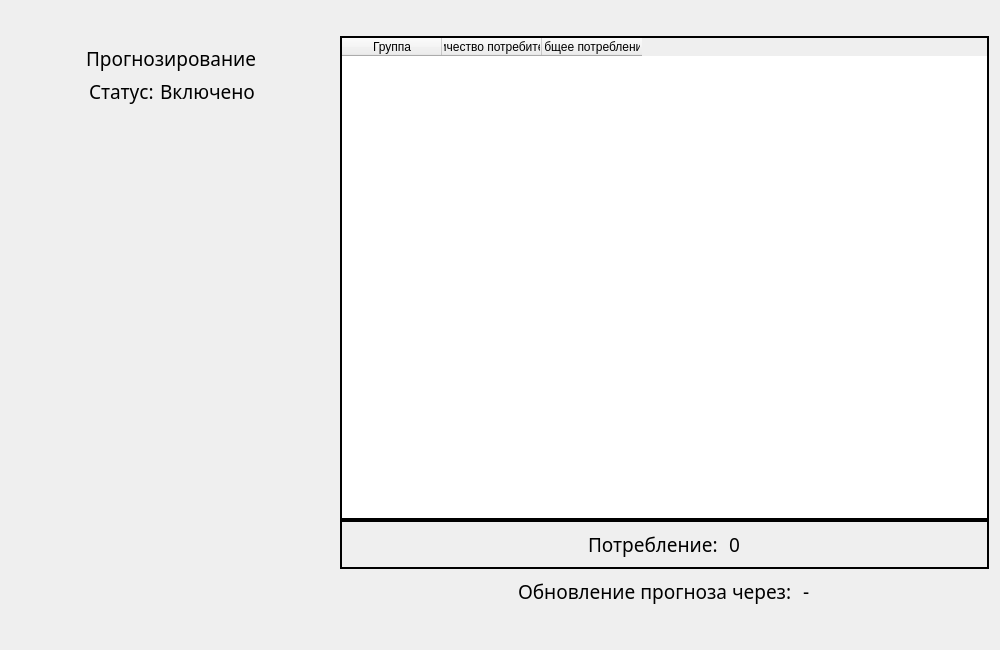
<?xml version="1.0" encoding="UTF-8"?>
<ui version="4.0">
 <class>EnergyMenu</class>
 <widget class="QWidget" name="EnergyMenu">
  <property name="geometry">
   <rect>
    <x>0</x>
    <y>0</y>
    <width>1000</width>
    <height>650</height>
   </rect>
  </property>
  <property name="sizePolicy">
   <sizepolicy hsizetype="Preferred" vsizetype="Expanding">
    <horstretch>0</horstretch>
    <verstretch>50</verstretch>
   </sizepolicy>
  </property>
  <property name="minimumSize">
   <size>
    <width>0</width>
    <height>500</height>
   </size>
  </property>
  <property name="maximumSize">
   <size>
    <width>16777215</width>
    <height>1000</height>
   </size>
  </property>
  <property name="windowTitle">
   <string>Form</string>
  </property>
  <property name="styleSheet">
   <string notr="true">#PageWidget{
	Font: &quot;Merriweather 18pt&quot;
}
</string>
  </property>
  <layout class="QHBoxLayout" name="horizontalLayout" stretch="1,2">
   <property name="leftMargin">
    <number>9</number>
   </property>
   <property name="topMargin">
    <number>36</number>
   </property>
   <property name="bottomMargin">
    <number>36</number>
   </property>
   <item alignment="Qt::AlignmentFlag::AlignHCenter|Qt::AlignmentFlag::AlignTop">
    <widget class="QFrame" name="ForecastFrame">
     <property name="frameShape">
      <enum>QFrame::Shape::NoFrame</enum>
     </property>
     <property name="frameShadow">
      <enum>QFrame::Shadow::Raised</enum>
     </property>
     <layout class="QVBoxLayout" name="verticalLayout">
      <property name="sizeConstraint">
       <enum>QLayout::SizeConstraint::SetDefaultConstraint</enum>
      </property>
      <item alignment="Qt::AlignmentFlag::AlignHCenter">
       <widget class="QLabel" name="ForecastLabel">
        <property name="font">
         <font>
          <family>Merriweather</family>
          <pointsize>14</pointsize>
         </font>
        </property>
        <property name="text">
         <string>Прогнозирование</string>
        </property>
       </widget>
      </item>
      <item>
       <layout class="QHBoxLayout" name="StatusLayout">
        <property name="spacing">
         <number>0</number>
        </property>
        <property name="leftMargin">
         <number>2</number>
        </property>
        <property name="rightMargin">
         <number>2</number>
        </property>
        <item alignment="Qt::AlignmentFlag::AlignHCenter">
         <widget class="QLabel" name="StatusLabel">
          <property name="font">
           <font>
            <family>Merriweather</family>
            <pointsize>14</pointsize>
           </font>
          </property>
          <property name="text">
           <string>Статус: </string>
          </property>
         </widget>
        </item>
        <item alignment="Qt::AlignmentFlag::AlignHCenter">
         <widget class="QLabel" name="StatusInfo">
          <property name="font">
           <font>
            <family>Merriweather</family>
            <pointsize>14</pointsize>
           </font>
          </property>
          <property name="text">
           <string>Включено</string>
          </property>
         </widget>
        </item>
       </layout>
      </item>
     </layout>
    </widget>
   </item>
   <item>
    <layout class="QVBoxLayout" name="EnergyLayout">
     <property name="spacing">
      <number>0</number>
     </property>
     <item>
      <widget class="QTableWidget" name="EnergyTable">
       <property name="frameShape">
        <enum>QFrame::Shape::Box</enum>
       </property>
       <property name="frameShadow">
        <enum>QFrame::Shadow::Plain</enum>
       </property>
       <property name="lineWidth">
        <number>2</number>
       </property>
       <property name="wordWrap">
        <bool>true</bool>
       </property>
       <attribute name="horizontalHeaderMinimumSectionSize">
        <number>32</number>
       </attribute>
       <attribute name="horizontalHeaderDefaultSectionSize">
        <number>100</number>
       </attribute>
       <column>
        <property name="text">
         <string>Группа</string>
        </property>
       </column>
       <column>
        <property name="text">
         <string>Количество потребителей</string>
        </property>
       </column>
       <column>
        <property name="text">
         <string>Общее потребление</string>
        </property>
       </column>
      </widget>
     </item>
     <item>
      <widget class="QFrame" name="SummaryInfo">
       <property name="font">
        <font>
         <family>Merriweather</family>
         <pointsize>14</pointsize>
        </font>
       </property>
       <property name="frameShape">
        <enum>QFrame::Shape::Box</enum>
       </property>
       <property name="frameShadow">
        <enum>QFrame::Shadow::Plain</enum>
       </property>
       <property name="lineWidth">
        <number>2</number>
       </property>
       <layout class="QHBoxLayout" name="horizontalLayout_3">
        <property name="spacing">
         <number>0</number>
        </property>
        <property name="leftMargin">
         <number>0</number>
        </property>
        <property name="topMargin">
         <number>0</number>
        </property>
        <property name="rightMargin">
         <number>0</number>
        </property>
        <property name="bottomMargin">
         <number>0</number>
        </property>
        <item alignment="Qt::AlignmentFlag::AlignHCenter">
         <widget class="QFrame" name="frame">
          <property name="frameShape">
           <enum>QFrame::Shape::NoFrame</enum>
          </property>
          <property name="frameShadow">
           <enum>QFrame::Shadow::Raised</enum>
          </property>
          <layout class="QHBoxLayout" name="horizontalLayout_2">
           <item>
            <widget class="QLabel" name="SummaryLabel">
             <property name="font">
              <font>
               <family>Merriweather</family>
               <pointsize>14</pointsize>
              </font>
             </property>
             <property name="text">
              <string>Потребление: </string>
             </property>
            </widget>
           </item>
           <item>
            <widget class="QLabel" name="SummaryInfoText">
             <property name="font">
              <font>
               <family>Merriweather</family>
               <pointsize>14</pointsize>
              </font>
             </property>
             <property name="text">
              <string>0</string>
             </property>
            </widget>
           </item>
          </layout>
         </widget>
        </item>
       </layout>
      </widget>
     </item>
     <item alignment="Qt::AlignmentFlag::AlignHCenter">
      <widget class="QFrame" name="TimeFrame">
       <layout class="QHBoxLayout" name="TimeLayout">
        <item alignment="Qt::AlignmentFlag::AlignHCenter">
         <widget class="QLabel" name="TimeLabel">
          <property name="font">
           <font>
            <family>Merriweather</family>
            <pointsize>14</pointsize>
           </font>
          </property>
          <property name="text">
           <string>Обновление прогноза через: </string>
          </property>
         </widget>
        </item>
        <item>
         <widget class="QLabel" name="TimeRemLabel">
          <property name="font">
           <font>
            <family>Merriweather</family>
            <pointsize>14</pointsize>
           </font>
          </property>
          <property name="text">
           <string>-</string>
          </property>
         </widget>
        </item>
       </layout>
      </widget>
     </item>
    </layout>
   </item>
  </layout>
 </widget>
 <resources/>
 <connections/>
</ui>
